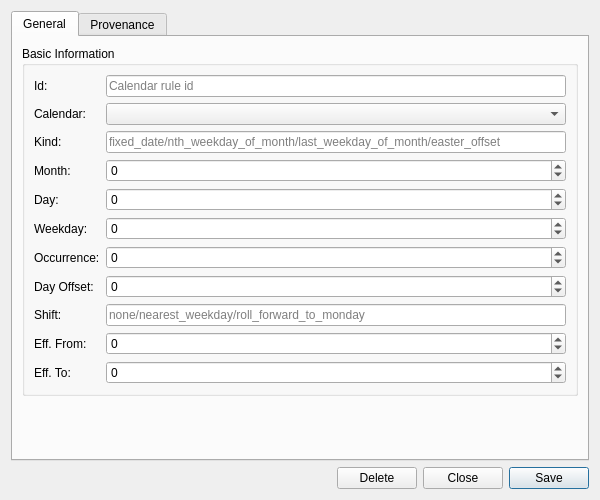
<?xml version="1.0" encoding="UTF-8"?>
<ui version="4.0">
 <class>CalendarRuleDetailDialog</class>
 <widget class="QWidget" name="CalendarRuleDetailDialog">
  <property name="geometry">
   <rect>
    <x>0</x>
    <y>0</y>
    <width>600</width>
    <height>500</height>
   </rect>
  </property>
  <property name="sizePolicy">
   <sizepolicy hsizetype="Preferred" vsizetype="Preferred">
    <horstretch>0</horstretch>
    <verstretch>0</verstretch>
   </sizepolicy>
  </property>
  <property name="minimumSize">
   <size>
    <width>600</width>
    <height>500</height>
   </size>
  </property>
  <property name="windowTitle">
   <string>Calendar Rule Details</string>
  </property>
  <layout class="QVBoxLayout" name="verticalLayout">
   <item>
    <widget class="QTabWidget" name="tabWidget">
     <property name="currentIndex"><number>0</number></property>
     <widget class="QWidget" name="generalTab">
      <attribute name="title"><string>General</string></attribute>
      <layout class="QVBoxLayout" name="generalLayout">
       <item>
        <widget class="QGroupBox" name="basicInfoGroup">
         <property name="title">
          <string>Basic Information</string>
         </property>
         <layout class="QFormLayout" name="formLayout">
          <item row="0" column="0">
           <widget class="QLabel" name="labelId">
            <property name="text">
             <string>Id:</string>
            </property>
           </widget>
          </item>
          <item row="0" column="1">
           <widget class="QLineEdit" name="idEdit">
            <property name="placeholderText">
             <string>Calendar rule id</string>
            </property>
            <property name="readOnly">
             <bool>true</bool>
            </property>
           </widget>
          </item>
          <item row="1" column="0">
           <widget class="QLabel" name="labelCalendarCode">
            <property name="text">
             <string>Calendar:</string>
            </property>
           </widget>
          </item>
          <item row="1" column="1">
           <widget class="QComboBox" name="calendarCombo">
            <property name="insertPolicy">
             <enum>QComboBox::NoInsert</enum>
            </property>
           </widget>
          </item>
          <item row="2" column="0">
           <widget class="QLabel" name="labelKind">
            <property name="text">
             <string>Kind:</string>
            </property>
           </widget>
          </item>
          <item row="2" column="1">
           <widget class="QLineEdit" name="kindEdit">
            <property name="placeholderText">
             <string>fixed_date/nth_weekday_of_month/last_weekday_of_month/easter_offset</string>
            </property>
           </widget>
          </item>
          <item row="3" column="0">
           <widget class="QLabel" name="labelMonth">
            <property name="text">
             <string>Month:</string>
            </property>
           </widget>
          </item>
          <item row="3" column="1">
           <widget class="QSpinBox" name="monthSpin">
            <property name="minimum">
             <number>-1</number>
            </property>
            <property name="maximum">
             <number>9999</number>
            </property>
            <property name="specialValueText">
             <string>(unset)</string>
            </property>
           </widget>
          </item>
          <item row="4" column="0">
           <widget class="QLabel" name="labelDay">
            <property name="text">
             <string>Day:</string>
            </property>
           </widget>
          </item>
          <item row="4" column="1">
           <widget class="QSpinBox" name="daySpin">
            <property name="minimum">
             <number>-1</number>
            </property>
            <property name="maximum">
             <number>9999</number>
            </property>
            <property name="specialValueText">
             <string>(unset)</string>
            </property>
           </widget>
          </item>
          <item row="5" column="0">
           <widget class="QLabel" name="labelWeekday">
            <property name="text">
             <string>Weekday:</string>
            </property>
           </widget>
          </item>
          <item row="5" column="1">
           <widget class="QSpinBox" name="weekdaySpin">
            <property name="minimum">
             <number>-1</number>
            </property>
            <property name="maximum">
             <number>9999</number>
            </property>
            <property name="specialValueText">
             <string>(unset)</string>
            </property>
           </widget>
          </item>
          <item row="6" column="0">
           <widget class="QLabel" name="labelOccurrence">
            <property name="text">
             <string>Occurrence:</string>
            </property>
           </widget>
          </item>
          <item row="6" column="1">
           <widget class="QSpinBox" name="occurrenceSpin">
            <property name="minimum">
             <number>-1</number>
            </property>
            <property name="maximum">
             <number>9999</number>
            </property>
            <property name="specialValueText">
             <string>(unset)</string>
            </property>
           </widget>
          </item>
          <item row="7" column="0">
           <widget class="QLabel" name="labelDayOffset">
            <property name="text">
             <string>Day Offset:</string>
            </property>
           </widget>
          </item>
          <item row="7" column="1">
           <widget class="QSpinBox" name="dayOffsetSpin">
            <property name="minimum">
             <number>-9999</number>
            </property>
            <property name="maximum">
             <number>9999</number>
            </property>
            <property name="specialValueText">
             <string>(unset)</string>
            </property>
           </widget>
          </item>
          <item row="8" column="0">
           <widget class="QLabel" name="labelShift">
            <property name="text">
             <string>Shift:</string>
            </property>
           </widget>
          </item>
          <item row="8" column="1">
           <widget class="QLineEdit" name="shiftEdit">
            <property name="placeholderText">
             <string>none/nearest_weekday/roll_forward_to_monday</string>
            </property>
           </widget>
          </item>
          <item row="9" column="0">
           <widget class="QLabel" name="labelEffectiveFrom">
            <property name="text">
             <string>Eff. From:</string>
            </property>
           </widget>
          </item>
          <item row="9" column="1">
           <widget class="QSpinBox" name="effectiveFromSpin">
            <property name="minimum">
             <number>-1</number>
            </property>
            <property name="maximum">
             <number>9999</number>
            </property>
            <property name="specialValueText">
             <string>(unset)</string>
            </property>
           </widget>
          </item>
          <item row="10" column="0">
           <widget class="QLabel" name="labelEffectiveTo">
            <property name="text">
             <string>Eff. To:</string>
            </property>
           </widget>
          </item>
          <item row="10" column="1">
           <widget class="QSpinBox" name="effectiveToSpin">
            <property name="minimum">
             <number>-1</number>
            </property>
            <property name="maximum">
             <number>9999</number>
            </property>
            <property name="specialValueText">
             <string>(unset)</string>
            </property>
           </widget>
          </item>
         </layout>
        </widget>
       </item>
       <item>
        <spacer name="verticalSpacer">
         <property name="orientation">
          <enum>Qt::Vertical</enum>
         </property>
         <property name="sizeHint" stdset="0">
          <size>
           <width>20</width>
           <height>40</height>
          </size>
         </property>
        </spacer>
       </item>
      </layout>
     </widget>
     <widget class="QWidget" name="provenanceTab">
      <attribute name="title"><string>Provenance</string></attribute>
      <layout class="QVBoxLayout" name="provenanceTabLayout">
       <item>
        <widget class="ores::qt::ProvenanceWidget" name="provenanceWidget" native="true"/>
       </item>
      </layout>
     </widget>
    </widget>
   </item>
   <item>
    <layout class="QHBoxLayout" name="buttonLayout">
     <item>
      <spacer name="horizontalSpacer">
       <property name="orientation">
        <enum>Qt::Horizontal</enum>
       </property>
       <property name="sizeHint" stdset="0">
        <size>
         <width>40</width>
         <height>20</height>
        </size>
       </property>
      </spacer>
     </item>
     <item>
      <widget class="QPushButton" name="deleteButton">
       <property name="text">
        <string>Delete</string>
       </property>
      </widget>
     </item>
     <item>
      <widget class="QPushButton" name="closeButton">
       <property name="text">
        <string>Close</string>
       </property>
      </widget>
     </item>
     <item>
      <widget class="QPushButton" name="saveButton">
       <property name="text">
        <string>Save</string>
       </property>
       <property name="default">
        <bool>true</bool>
       </property>
      </widget>
     </item>
    </layout>
   </item>
  </layout>
 </widget>
 <customwidgets>
  <customwidget>
   <class>ores::qt::ProvenanceWidget</class>
   <extends>QWidget</extends>
   <header>ores.qt/ProvenanceWidget.hpp</header>
  </customwidget>
 </customwidgets>
 <resources/>
 <connections/>
</ui>
